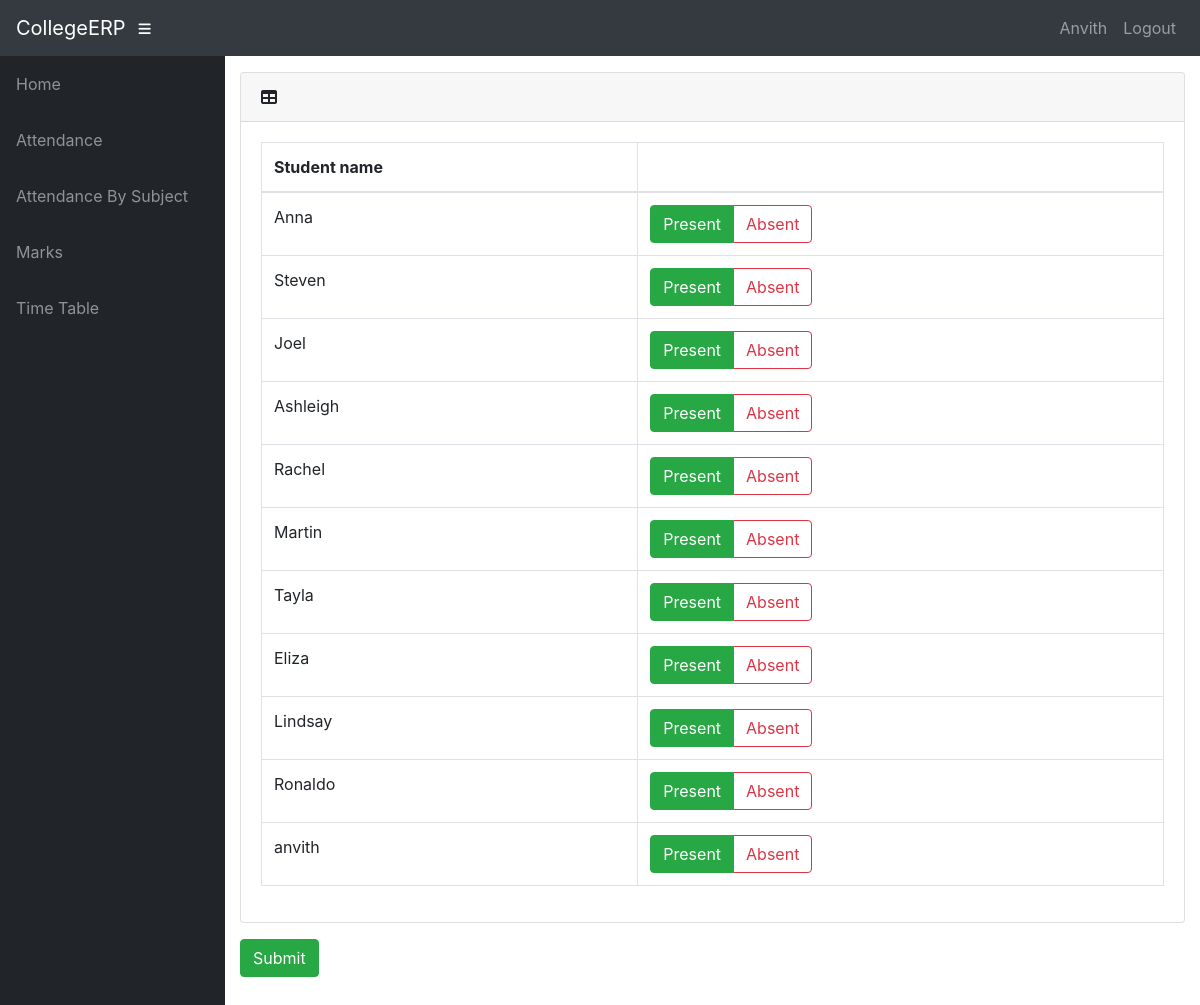
The app's page /info/teacher/1129/Edit_att/ (signed in) with its own data.
### info/models.py (models this page shows, shortened)
class User(AbstractUser):
    @property
    def is_student(self):
        if hasattr(self, 'student'):
            return True
        return False

class Student(models.Model):
    user = models.OneToOneField(User, on_delete=models.CASCADE, null=True)
    class_id = models.ForeignKey(Class, on_delete=models.CASCADE, default=1)
    USN = models.CharField(primary_key='True', max_length=100)
    name = models.CharField(max_length=200)
    sex = models.CharField(max_length=50, choices=sex_choice, default='Male')
    DOB = models.DateField(default='1998-01-01')

class Attendance(models.Model):
    course = models.ForeignKey(Course, on_delete=models.CASCADE)
    student = models.ForeignKey(Student, on_delete=models.CASCADE)
    attendanceclass = models.ForeignKey(AttendanceClass, on_delete=models.CASCADE, default=1)
    date = models.DateField(default='2018-10-23')
    status = models.BooleanField(default='True')

### info/views.py (the view)
# urls.py: path('teacher/<int:ass_c_id>/Edit_att/', views.edit_att, name='edit_att'),
@login_required()
def edit_att(request, ass_c_id):
    assc = get_object_or_404(AttendanceClass, id=ass_c_id)
    cr = assc.assign.course
    att_list = Attendance.objects.filter(attendanceclass=assc, course=cr)
    context = {
        'assc': assc,
        'att_list': att_list,
    }
    return render(request, 'info/t_edit_att.html', context)

### info/templates/info/t_edit_att.html (shortened to what this page needs)
{% extends 'info/base.html' %}
{% block content %}
<form action="{% url 'confirm' assc.id %}" method="post">
    <div class="card mb-3">
        <div class="card-header">
          <i class="fas fa-table"></i>
         <b>{{ dept1.name }}</b></div>
        <div class="card-body">
          <div class="table-responsive">
            <table class="table table-bordered" id="dataTable" width="100%" cellspacing="0">
              <thead>
                <tr>
                    <th>Student name</th>
                    <th></th>
                </tr>
              </thead>
                <tbody>
                    {% for att in att_list %}
                    <tr>
                    <td>{{att.student.name}}</td>
                    <td>
                        <div class="btn-group btn-group-toggle" data-toggle="buttons">
                                {% if att.status %}
                                <label class="btn btn-outline-success active">
                                    <input type="radio" name="{{ att.student.USN }}" id="option1" autocomplete="off" value="present" checked> Present
                                </label>
                                <label class="btn btn-outline-danger">
                                    <input type="radio" name="{{ att.student.USN }}" id="option2" autocomplete="off" value="absent"> Absent
                                </label>
                                {% endif %}
                        </div>
                    </td>
                    </tr>
                {% endfor %}
                </tbody>
            </table>
          </div>
        </div>
      </div>
    <input class="btn btn-success" type="submit" value="Submit">
</form>
{% endblock %}

### info/templates/info/base.html (shortened to what this page needs)
<!DOCTYPE html>
<html lang="en">
  <head>
      {% load static %}
    <link href="{% static '/info/bootstrap/vendor/bootstrap/css/bootstrap.min.css' %}" rel="stylesheet">
    <link href="{% static '/info/bootstrap/vendor/fontawesome-free/css/all.min.css' %}" rel="stylesheet" type="text/css">
    <link href="{% static '/info/bootstrap/vendor/datatables/dataTables.bootstrap4.css' %}" rel="stylesheet">
    <link href="{% static '/info/bootstrap/css/sb-admin.css' %}" rel="stylesheet">
  </head>
  <body id="page-top">
    <nav class="navbar navbar-expand navbar-dark bg-dark static-top">
      <a class="navbar-brand mr-1" href="{% url 'index' %}">CollegeERP</a>
      <button class="btn btn-link btn-sm text-white order-1 order-sm-0" id="sidebarToggle" href="#">
        <i class="fas fa-bars"></i>
      </button>
        <div class="collapse navbar-collapse" id="navbarResponsive">
          <ul class="navbar-nav ml-auto">
            <li class="nav-item">
                {% if request.user.is_student %}
                    <a class="nav-link text-capitalize">{{ request.user.student.name }}</a>
                {% elif request.user.is_teacher %}
                    <a class="nav-link text-capitalize">{{ request.user.teacher.name }}</a>
                {% endif %}
            </li>
            <li class="nav-item">
                <a class="nav-link" href="#" data-toggle="modal" data-target="#logoutModal">Logout</a>
            </li>
          </ul>
        </div>
    </nav>
    <div id="wrapper">
      <ul class="sidebar navbar-nav">
            <li class="nav-item">
              <a class="nav-link" href="{% url 'index' %}">
                <span>Home</span>
              </a>
            </li>
        {% if request.user.is_student %}
            <li class="nav-item">
              <a class="nav-link" href="{% url 'attendance' request.user.student.USN %}">
                <span>Attendance</span>
              </a>
            </li>
            <li class="nav-item">
              <a class="nav-link" href="{% url 'attendance' request.user.student.USN %}">
                <span>Attendance By Subject</span>
              </a>
            </li>
            <li class="nav-item">
              <a class="nav-link" href="{% url 'marks_list' request.user.student.USN %}">
                <span>Marks</span>
              </a>
            </li>
              <li class="nav-item">
              <a class="nav-link" href="{% url 'timetable' request.user.student.class_id_id %}">
                <span>Time Table</span>
              </a>
            </li>
        {% endif %}
      </ul>
      <div id="content-wrapper">
        <div class="container-fluid">
            {% block content %}
            {% endblock %}
        </div>
      </div>
    </div>
  </body>
</html>

### records on screen
User: user.student.name "Anvith"
Attendance: student.name "Anna"
Attendance: student.name "Steven"
Attendance: student.name "Joel"
Attendance: student.name "Ashleigh"
Attendance: student.name "Rachel"
Attendance: student.name "Martin"
Attendance: student.name "Tayla"
Attendance: student.name "Eliza"
Attendance: student.name "Lindsay"
Attendance: student.name "Ronaldo"
Attendance: student.name "anvith"
